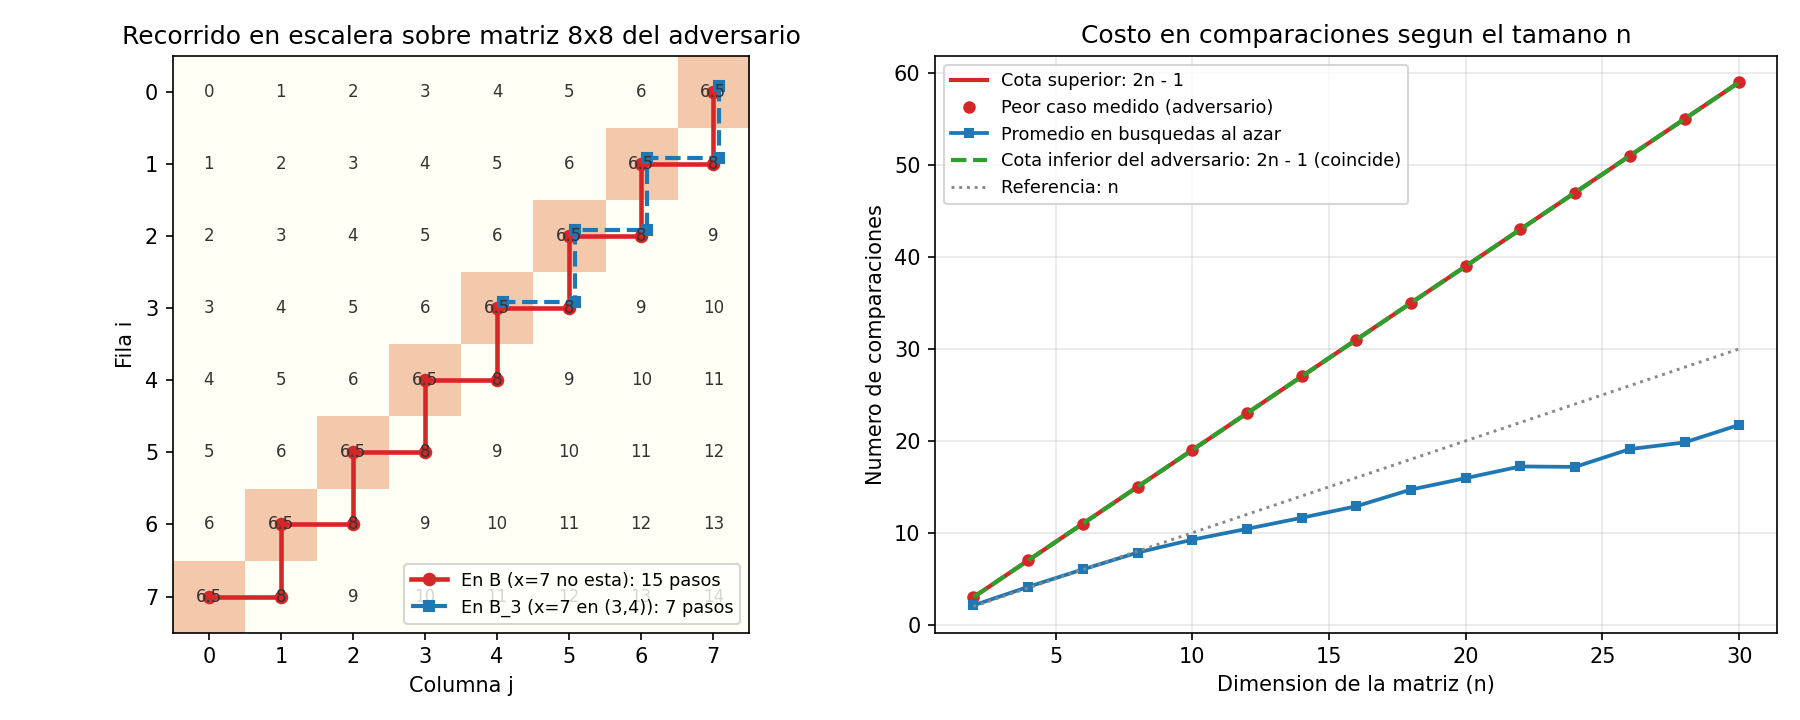

This chart was generated by the following Python code:
import random
from pathlib import Path
import matplotlib.pyplot as plt
import numpy as np


def escalera(M, x, comparar=None, columna_inicial=None, guardar_camino=False):
    """
    Busca el valor x en una matriz n x n con filas y columnas crecientes,
    partiendo de la esquina superior derecha (0, n - 1).
    """
    n = len(M)
    i = 0
    j = (n - 1) if columna_inicial is None else columna_inicial
    camino = []

    if comparar is None:
        def comparar(f, c):
            return (x > M[f][c]) - (x < M[f][c])

    while i < n and j >= 0:
        phi = (n - i) + (j + 1)
        r = comparar(i, j)
        if guardar_camino:
            camino.append((i, j, M[i][j], phi, r))
        if r == 0:
            return (True, camino) if guardar_camino else True
        elif r < 0:
            j -= 1
        else:
            i += 1

    return (False, camino) if guardar_camino else False


def matriz_ordenada_azar(n, rng):
    """Genera una matriz n x n con filas y columnas crecientes (con posibles repeticiones)."""
    filas = sorted(rng.randrange(3 * n) for _ in range(n))
    cols = sorted(rng.randrange(3 * n) for _ in range(n))
    return [[filas[i] + cols[j] for j in range(n)] for i in range(n)]


def matriz_adversario(n):
    """
    Construye la matriz base B del adversario para x = n - 1:
    B[i][j] = n - 1.5 en la antidiagonal (i + j == n - 1), e i + j en el resto.
    """
    return [[(n - 1.5) if i + j == n - 1 else float(i + j) for j in range(n)] for i in range(n)]


def es_estrictamente_creciente(M):
    n = len(M)
    filas_ok = all(M[i][j] < M[i][j + 1] for i in range(n) for j in range(n - 1))
    cols_ok = all(M[i][j] < M[i + 1][j] for i in range(n - 1) for j in range(n))
    return filas_ok and cols_ok


def celdas_libres(n):
    """Las 2n - 1 celdas que pueden valer x = n - 1 sin romper el orden de B: la
    antidiagonal (i + j = n - 1) y la diagonal justo debajo (i + j = n)."""
    return [(k, n - 1 - k) for k in range(n)] + [(k, n - k) for k in range(1, n)]


def auditar_contra_adversario(algoritmo, n):
    """Ejecuta el algoritmo frente a B y devuelve (respuesta, celdas libres no vistas)."""
    x = n - 1
    B = matriz_adversario(n)
    vistas = set()

    def comparar(i, j):
        vistas.add((i, j))
        return (x > B[i][j]) - (x < B[i][j])

    resp = algoritmo(B, x, comparar)
    no_vistas = [c for c in celdas_libres(n) if c not in vistas]
    return resp, no_vistas


if __name__ == "__main__":
    # 1. Traza paso a paso sobre la matriz 4x4 del adversario con x = 3
    n_ej = 4
    x_ej = n_ej - 1
    B4 = matriz_adversario(n_ej)
    hallado, traza = escalera(B4, x_ej, guardar_camino=True)
    print(f"=== Traza en la matriz 4x4 del adversario (antidiagonal = 2.5, x = {x_ej}) ===")
    for fila in B4:
        print("  ", [f"{v:4.1f}" for v in fila])
    print(f"\n{'Paso':>4} | {'Celda (i, j)':>12} | {'M[i][j]':>7} | {'Comparacion':>13} | {'Accion':>16} | {'Phi':>4}")
    print("-" * 70)
    for idx, (i, j, val, phi, r) in enumerate(traza, 1):
        comp_str = "x < M[i][j]" if r < 0 else ("x > M[i][j]" if r > 0 else "x == M[i][j]")
        acc_str = "j <- j - 1 (izq)" if r < 0 else ("i <- i + 1 (abajo)" if r > 0 else "encontrado")
        print(f"{idx:>4} | ({i}, {j}){'':>6} | {val:>7.1f} | {comp_str:>13} | {acc_str:>16} | {phi:>4}")
    print(f"Resultado final: {hallado} en {len(traza)} comparaciones (2n - 1 = {2 * n_ej - 1}).\n")

    # 2. Verificacion contra oraculo en 20 000 matrices aleatorias
    rng = random.Random(106)
    peor_por_n = {}
    for _ in range(20_000):
        n = rng.randint(1, 12)
        M = matriz_ordenada_azar(n, rng)
        x = rng.randrange(-2, 6 * n + 2)
        pasos = [0]

        def comp(i, j):
            pasos[0] += 1
            return (x > M[i][j]) - (x < M[i][j])

        res = escalera(M, x, comparar=comp)
        esperado = any(x in fila for fila in M)
        assert res == esperado
        assert pasos[0] <= 2 * n - 1
        peor_por_n[n] = max(peor_por_n.get(n, 0), pasos[0])

    print("Verificadas 20 000 busquedas contra fuerza bruta: 0 fallos.")
    print("Peor caso medido por n:", {k: peor_por_n[k] for k in sorted(peor_por_n)})

    # 3. Verificacion del adversario y de las 2n - 1 matrices perturbadas B_c
    for n in [1, 2, 4, 8, 25]:
        B = matriz_adversario(n)
        assert es_estrictamente_creciente(B)
        assert not any(v == n - 1 for fila in B for v in fila)
        for (i, j) in celdas_libres(n):
            Bc = [fila[:] for fila in B]
            Bc[i][j] = float(n - 1)
            assert es_estrictamente_creciente(Bc)
    print("Verificado: B y las 2n - 1 matrices perturbadas B_c (antidiagonal y diagonal de abajo) "
          "mantienen filas y columnas estrictamente crecientes.")

    def escalera_incompleta(M, x, comparar):
        return escalera(M, x, comparar=comparar, columna_inicial=len(M) - 2)

    print(f"\n{'n':>4} | {'celdas libres':>13} | {'escalera: libres sin mirar':>26} | {'incompleta: libres sin mirar':>28}")
    for n in [4, 16, 64]:
        _, sin_mirar_ok = auditar_contra_adversario(escalera, n)
        _, sin_mirar_mal = auditar_contra_adversario(escalera_incompleta, n)
        print(f"{n:>4} | {2 * n - 1:>13} | {len(sin_mirar_ok):>26} | {len(sin_mirar_mal):>28}")
        assert len(sin_mirar_ok) == 0
        if sin_mirar_mal:
            i, j = sin_mirar_mal[0]
            Bc = matriz_adversario(n)
            Bc[i][j] = float(n - 1)
            assert escalera_incompleta(Bc, n - 1, None) is False

    # 4. Generacion de la figura con 2 paneles
    fig, (ax1, ax2) = plt.subplots(1, 2, figsize=(12, 4.8))

    # Panel 1: cuadricula 8x8 mostrando el zigzag de 2n - 1 pasos frente al adversario
    n_grid = 8
    B8 = matriz_adversario(n_grid)
    _, cam_peor = escalera(B8, n_grid - 1, guardar_camino=True)

    # Segundo camino sobre la misma B8: buscar x = 9.0 (aparece en (3,6), (4,5), (5,4), (6,3)...)
    # o en B_k con k = 3 (donde B_3[3][4] = 7.0) buscando x = 7: se detiene al hallarlo en (3, 4)
    B8_k3 = [fila[:] for fila in B8]
    B8_k3[3][4] = 7.0
    _, cam_exito = escalera(B8_k3, 7.0, guardar_camino=True)

    matriz_color = np.zeros((n_grid, n_grid))
    for i in range(n_grid):
        for j in range(n_grid):
            if i + j == n_grid - 1:
                matriz_color[i, j] = 1.0  # antidiagonal del adversario

    ax1.imshow(matriz_color, cmap="YlOrBr", alpha=0.35, vmin=0, vmax=1.5)
    for i in range(n_grid):
        for j in range(n_grid):
            val_txt = f"{B8[i][j]:.1f}" if i + j == n_grid - 1 else f"{int(B8[i][j])}"
            ax1.text(j, i, val_txt, ha="center", va="center", fontsize=8, color="#333333")

    # Trazar camino del peor caso en B (x = 7 no esta)
    ys_p = [c[0] for c in cam_peor]
    xs_p = [c[1] for c in cam_peor]
    ax1.plot(xs_p, ys_p, "o-", color="#d62728", lw=2.2, markersize=5.5,
             label=f"En B (x=7 no esta): {len(cam_peor)} pasos")

    # Trazar camino cuando x = 7 esta en (3, 4) (matriz B_3)
    ys_e = [c[0] for c in cam_exito]
    xs_e = [c[1] for c in cam_exito]
    ax1.plot([x + 0.08 for x in xs_e], [y - 0.08 for y in ys_e], "s--", color="#1f77b4", lw=2.0, markersize=5,
             label=f"En B_3 (x=7 en (3,4)): {len(cam_exito)} pasos")

    ax1.set_title("Recorrido en escalera sobre matriz 8x8 del adversario")
    ax1.set_xlabel("Columna j")
    ax1.set_ylabel("Fila i")
    ax1.set_xticks(range(n_grid))
    ax1.set_yticks(range(n_grid))
    ax1.legend(loc="lower right", fontsize=8.5)

    # Panel 2: comparaciones al crecer n (peor caso 2n-1, promedio aleatorio, cota inferior 2n-1)
    ns = list(range(2, 31, 2))
    cota_sup = [2 * n - 1 for n in ns]
    cota_inf = [2 * n - 1 for n in ns]
    prom_azar = []
    peor_emp = []

    for n in ns:
        # El adversario alcanza siempre 2n - 1
        _, cam_adv = escalera(matriz_adversario(n), n - 1, guardar_camino=True)
        peor_emp.append(len(cam_adv))
        # Promedio en matrices aleatorias
        total_p = 0
        rep = 300
        for _ in range(rep):
            M_r = matriz_ordenada_azar(n, rng)
            x_r = rng.randrange(-2, 6 * n + 2)
            _, cam_r = escalera(M_r, x_r, guardar_camino=True)
            total_p += len(cam_r)
        prom_azar.append(total_p / rep)

    ax2.plot(ns, cota_sup, "-", color="#d62728", lw=2, label="Cota superior: 2n - 1")
    ax2.plot(ns, peor_emp, "o", color="#d62728", markersize=5, label="Peor caso medido (adversario)")
    ax2.plot(ns, prom_azar, "s-", color="#1f77b4", lw=1.8, markersize=4, label="Promedio en busquedas al azar")
    ax2.plot(ns, cota_inf, "--", color="#2ca02c", lw=2, label="Cota inferior del adversario: 2n - 1 (coincide)")
    ax2.plot(ns, ns, ":", color="#888888", lw=1.4, label="Referencia: n")

    ax2.set_title("Costo en comparaciones segun el tamano n")
    ax2.set_xlabel("Dimension de la matriz (n)")
    ax2.set_ylabel("Numero de comparaciones")
    ax2.grid(True, alpha=0.3)
    ax2.legend(fontsize=8.5)

    plt.tight_layout()
    salida_png = Path(__file__).with_name("ejercicio-06.png")
    plt.savefig(salida_png, dpi=150)
    print(f"\nGrafica guardada en {salida_png.name}")
